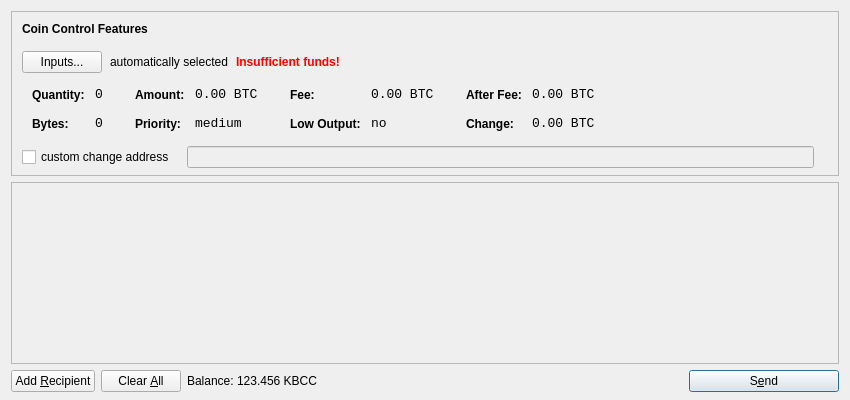
<?xml version="1.0" encoding="UTF-8"?>
<ui version="4.0">
 <class>SendCoinsDialog</class>
 <widget class="QDialog" name="SendCoinsDialog">
  <property name="geometry">
   <rect>
    <x>0</x>
    <y>0</y>
    <width>850</width>
    <height>400</height>
   </rect>
  </property>
  <property name="windowTitle">
   <string>Send Coins</string>
  </property>
  <layout class="QVBoxLayout" name="verticalLayout" stretch="0,1,0">
   <property name="bottomMargin">
    <number>8</number>
   </property>
   <item>
    <widget class="QFrame" name="frameCoinControl">
     <property name="sizePolicy">
      <sizepolicy hsizetype="Expanding" vsizetype="Expanding">
       <horstretch>0</horstretch>
       <verstretch>0</verstretch>
      </sizepolicy>
     </property>
     <property name="maximumSize">
      <size>
       <width>16777215</width>
       <height>16777215</height>
      </size>
     </property>
     <property name="frameShape">
      <enum>QFrame::StyledPanel</enum>
     </property>
     <property name="frameShadow">
      <enum>QFrame::Sunken</enum>
     </property>
     <layout class="QVBoxLayout" name="verticalLayoutCoinControl2">
      <property name="spacing">
       <number>-1</number>
      </property>
      <property name="leftMargin">
       <number>0</number>
      </property>
      <property name="topMargin">
       <number>0</number>
      </property>
      <property name="rightMargin">
       <number>0</number>
      </property>
      <property name="bottomMargin">
       <number>6</number>
      </property>
      <item>
       <layout class="QVBoxLayout" name="verticalLayoutCoinControl" stretch="0,0,0,0,1">
        <property name="spacing">
         <number>0</number>
        </property>
        <property name="leftMargin">
         <number>10</number>
        </property>
        <property name="topMargin">
         <number>10</number>
        </property>
        <item>
         <layout class="QHBoxLayout" name="horizontalLayoutCoinControl1">
          <property name="bottomMargin">
           <number>15</number>
          </property>
          <item>
           <widget class="QLabel" name="labelCoinControlFeatures">
            <property name="sizePolicy">
             <sizepolicy hsizetype="Preferred" vsizetype="Maximum">
              <horstretch>0</horstretch>
              <verstretch>0</verstretch>
             </sizepolicy>
            </property>
            <property name="font">
             <font>
              <weight>75</weight>
              <bold>true</bold>
             </font>
            </property>
            <property name="styleSheet">
             <string notr="true">font-weight:bold;</string>
            </property>
            <property name="text">
             <string>Coin Control Features</string>
            </property>
           </widget>
          </item>
         </layout>
        </item>
        <item>
         <layout class="QHBoxLayout" name="horizontalLayoutCoinControl2" stretch="0,0,0,0">
          <property name="spacing">
           <number>8</number>
          </property>
          <property name="bottomMargin">
           <number>10</number>
          </property>
          <item>
           <widget class="QPushButton" name="pushButtonCoinControl">
            <property name="styleSheet">
             <string notr="true"/>
            </property>
            <property name="text">
             <string>Inputs...</string>
            </property>
           </widget>
          </item>
          <item>
           <widget class="QLabel" name="labelCoinControlAutomaticallySelected">
            <property name="text">
             <string>automatically selected</string>
            </property>
            <property name="margin">
             <number>5</number>
            </property>
           </widget>
          </item>
          <item>
           <widget class="QLabel" name="labelCoinControlInsuffFunds">
            <property name="font">
             <font>
              <weight>75</weight>
              <bold>true</bold>
             </font>
            </property>
            <property name="styleSheet">
             <string notr="true">color:red;font-weight:bold;</string>
            </property>
            <property name="text">
             <string>Insufficient funds!</string>
            </property>
            <property name="margin">
             <number>5</number>
            </property>
           </widget>
          </item>
          <item>
           <spacer name="horizontalSpacerCoinControl">
            <property name="orientation">
             <enum>Qt::Horizontal</enum>
            </property>
            <property name="sizeHint" stdset="0">
             <size>
              <width>40</width>
              <height>1</height>
             </size>
            </property>
           </spacer>
          </item>
         </layout>
        </item>
        <item>
         <widget class="QWidget" name="widgetCoinControl" native="true">
          <property name="sizePolicy">
           <sizepolicy hsizetype="Preferred" vsizetype="Preferred">
            <horstretch>0</horstretch>
            <verstretch>0</verstretch>
           </sizepolicy>
          </property>
          <property name="minimumSize">
           <size>
            <width>0</width>
            <height>0</height>
           </size>
          </property>
          <property name="styleSheet">
           <string notr="true"/>
          </property>
          <layout class="QHBoxLayout" name="horizontalLayoutCoinControl5">
           <property name="margin">
            <number>0</number>
           </property>
           <item>
            <layout class="QHBoxLayout" name="horizontalLayoutCoinControl3" stretch="0,0,0,1">
             <property name="spacing">
              <number>20</number>
             </property>
             <property name="topMargin">
              <number>0</number>
             </property>
             <property name="bottomMargin">
              <number>10</number>
             </property>
             <item>
              <layout class="QFormLayout" name="formLayoutCoinControl1">
               <property name="horizontalSpacing">
                <number>10</number>
               </property>
               <property name="verticalSpacing">
                <number>14</number>
               </property>
               <property name="leftMargin">
                <number>10</number>
               </property>
               <property name="topMargin">
                <number>4</number>
               </property>
               <property name="rightMargin">
                <number>6</number>
               </property>
               <item row="0" column="0">
                <widget class="QLabel" name="labelCoinControlQuantityText">
                 <property name="styleSheet">
                  <string notr="true">font-weight:bold;</string>
                 </property>
                 <property name="text">
                  <string>Quantity:</string>
                 </property>
                 <property name="margin">
                  <number>0</number>
                 </property>
                </widget>
               </item>
               <item row="0" column="1">
                <widget class="QLabel" name="labelCoinControlQuantity">
                 <property name="font">
                  <font>
                   <family>Monospace</family>
                   <pointsize>10</pointsize>
                  </font>
                 </property>
                 <property name="cursor">
                  <cursorShape>IBeamCursor</cursorShape>
                 </property>
                 <property name="contextMenuPolicy">
                  <enum>Qt::ActionsContextMenu</enum>
                 </property>
                 <property name="text">
                  <string notr="true">0</string>
                 </property>
                 <property name="margin">
                  <number>0</number>
                 </property>
                 <property name="textInteractionFlags">
                  <set>Qt::LinksAccessibleByMouse|Qt::TextSelectableByKeyboard|Qt::TextSelectableByMouse</set>
                 </property>
                </widget>
               </item>
               <item row="1" column="0">
                <widget class="QLabel" name="labelCoinControlBytesText">
                 <property name="styleSheet">
                  <string notr="true">font-weight:bold;</string>
                 </property>
                 <property name="text">
                  <string>Bytes:</string>
                 </property>
                </widget>
               </item>
               <item row="1" column="1">
                <widget class="QLabel" name="labelCoinControlBytes">
                 <property name="font">
                  <font>
                   <family>Monospace</family>
                   <pointsize>10</pointsize>
                  </font>
                 </property>
                 <property name="cursor">
                  <cursorShape>IBeamCursor</cursorShape>
                 </property>
                 <property name="contextMenuPolicy">
                  <enum>Qt::ActionsContextMenu</enum>
                 </property>
                 <property name="text">
                  <string notr="true">0</string>
                 </property>
                 <property name="textInteractionFlags">
                  <set>Qt::LinksAccessibleByMouse|Qt::TextSelectableByKeyboard|Qt::TextSelectableByMouse</set>
                 </property>
                </widget>
               </item>
              </layout>
             </item>
             <item>
              <layout class="QFormLayout" name="formLayoutCoinControl2">
               <property name="horizontalSpacing">
                <number>10</number>
               </property>
               <property name="verticalSpacing">
                <number>14</number>
               </property>
               <property name="leftMargin">
                <number>6</number>
               </property>
               <property name="topMargin">
                <number>4</number>
               </property>
               <property name="rightMargin">
                <number>6</number>
               </property>
               <item row="0" column="0">
                <widget class="QLabel" name="labelCoinControlAmountText">
                 <property name="styleSheet">
                  <string notr="true">font-weight:bold;</string>
                 </property>
                 <property name="text">
                  <string>Amount:</string>
                 </property>
                 <property name="margin">
                  <number>0</number>
                 </property>
                </widget>
               </item>
               <item row="0" column="1">
                <widget class="QLabel" name="labelCoinControlAmount">
                 <property name="font">
                  <font>
                   <family>Monospace</family>
                   <pointsize>10</pointsize>
                  </font>
                 </property>
                 <property name="cursor">
                  <cursorShape>IBeamCursor</cursorShape>
                 </property>
                 <property name="contextMenuPolicy">
                  <enum>Qt::ActionsContextMenu</enum>
                 </property>
                 <property name="text">
                  <string notr="true">0.00 BTC</string>
                 </property>
                 <property name="textInteractionFlags">
                  <set>Qt::LinksAccessibleByMouse|Qt::TextSelectableByKeyboard|Qt::TextSelectableByMouse</set>
                 </property>
                </widget>
               </item>
               <item row="1" column="0">
                <widget class="QLabel" name="labelCoinControlPriorityText">
                 <property name="styleSheet">
                  <string notr="true">font-weight:bold;</string>
                 </property>
                 <property name="text">
                  <string>Priority:</string>
                 </property>
                </widget>
               </item>
               <item row="1" column="1">
                <widget class="QLabel" name="labelCoinControlPriority">
                 <property name="font">
                  <font>
                   <family>Monospace</family>
                   <pointsize>10</pointsize>
                  </font>
                 </property>
                 <property name="cursor">
                  <cursorShape>IBeamCursor</cursorShape>
                 </property>
                 <property name="contextMenuPolicy">
                  <enum>Qt::ActionsContextMenu</enum>
                 </property>
                 <property name="text">
                  <string>medium</string>
                 </property>
                 <property name="textInteractionFlags">
                  <set>Qt::LinksAccessibleByMouse|Qt::TextSelectableByKeyboard|Qt::TextSelectableByMouse</set>
                 </property>
                </widget>
               </item>
              </layout>
             </item>
             <item>
              <layout class="QFormLayout" name="formLayoutCoinControl3">
               <property name="horizontalSpacing">
                <number>10</number>
               </property>
               <property name="verticalSpacing">
                <number>14</number>
               </property>
               <property name="leftMargin">
                <number>6</number>
               </property>
               <property name="topMargin">
                <number>4</number>
               </property>
               <property name="rightMargin">
                <number>6</number>
               </property>
               <item row="0" column="0">
                <widget class="QLabel" name="labelCoinControlFeeText">
                 <property name="styleSheet">
                  <string notr="true">font-weight:bold;</string>
                 </property>
                 <property name="text">
                  <string>Fee:</string>
                 </property>
                 <property name="margin">
                  <number>0</number>
                 </property>
                </widget>
               </item>
               <item row="0" column="1">
                <widget class="QLabel" name="labelCoinControlFee">
                 <property name="font">
                  <font>
                   <family>Monospace</family>
                   <pointsize>10</pointsize>
                  </font>
                 </property>
                 <property name="cursor">
                  <cursorShape>IBeamCursor</cursorShape>
                 </property>
                 <property name="contextMenuPolicy">
                  <enum>Qt::ActionsContextMenu</enum>
                 </property>
                 <property name="text">
                  <string notr="true">0.00 BTC</string>
                 </property>
                 <property name="textInteractionFlags">
                  <set>Qt::LinksAccessibleByMouse|Qt::TextSelectableByKeyboard|Qt::TextSelectableByMouse</set>
                 </property>
                </widget>
               </item>
               <item row="1" column="0">
                <widget class="QLabel" name="labelCoinControlLowOutputText">
                 <property name="styleSheet">
                  <string notr="true">font-weight:bold;</string>
                 </property>
                 <property name="text">
                  <string>Low Output:</string>
                 </property>
                </widget>
               </item>
               <item row="1" column="1">
                <widget class="QLabel" name="labelCoinControlLowOutput">
                 <property name="font">
                  <font>
                   <family>Monospace</family>
                   <pointsize>10</pointsize>
                  </font>
                 </property>
                 <property name="cursor">
                  <cursorShape>IBeamCursor</cursorShape>
                 </property>
                 <property name="contextMenuPolicy">
                  <enum>Qt::ActionsContextMenu</enum>
                 </property>
                 <property name="text">
                  <string>no</string>
                 </property>
                 <property name="textInteractionFlags">
                  <set>Qt::LinksAccessibleByMouse|Qt::TextSelectableByKeyboard|Qt::TextSelectableByMouse</set>
                 </property>
                </widget>
               </item>
              </layout>
             </item>
             <item>
              <layout class="QFormLayout" name="formLayoutCoinControl4">
               <property name="horizontalSpacing">
                <number>10</number>
               </property>
               <property name="verticalSpacing">
                <number>14</number>
               </property>
               <property name="leftMargin">
                <number>6</number>
               </property>
               <property name="topMargin">
                <number>4</number>
               </property>
               <property name="rightMargin">
                <number>6</number>
               </property>
               <item row="0" column="0">
                <widget class="QLabel" name="labelCoinControlAfterFeeText">
                 <property name="styleSheet">
                  <string notr="true">font-weight:bold;</string>
                 </property>
                 <property name="text">
                  <string>After Fee:</string>
                 </property>
                 <property name="margin">
                  <number>0</number>
                 </property>
                </widget>
               </item>
               <item row="0" column="1">
                <widget class="QLabel" name="labelCoinControlAfterFee">
                 <property name="font">
                  <font>
                   <family>Monospace</family>
                   <pointsize>10</pointsize>
                  </font>
                 </property>
                 <property name="cursor">
                  <cursorShape>IBeamCursor</cursorShape>
                 </property>
                 <property name="contextMenuPolicy">
                  <enum>Qt::ActionsContextMenu</enum>
                 </property>
                 <property name="text">
                  <string notr="true">0.00 BTC</string>
                 </property>
                 <property name="textInteractionFlags">
                  <set>Qt::LinksAccessibleByMouse|Qt::TextSelectableByKeyboard|Qt::TextSelectableByMouse</set>
                 </property>
                </widget>
               </item>
               <item row="1" column="0">
                <widget class="QLabel" name="labelCoinControlChangeText">
                 <property name="styleSheet">
                  <string notr="true">font-weight:bold;</string>
                 </property>
                 <property name="text">
                  <string>Change:</string>
                 </property>
                </widget>
               </item>
               <item row="1" column="1">
                <widget class="QLabel" name="labelCoinControlChange">
                 <property name="font">
                  <font>
                   <family>Monospace</family>
                   <pointsize>10</pointsize>
                  </font>
                 </property>
                 <property name="cursor">
                  <cursorShape>IBeamCursor</cursorShape>
                 </property>
                 <property name="contextMenuPolicy">
                  <enum>Qt::ActionsContextMenu</enum>
                 </property>
                 <property name="text">
                  <string notr="true">0.00 BTC</string>
                 </property>
                 <property name="textInteractionFlags">
                  <set>Qt::LinksAccessibleByMouse|Qt::TextSelectableByKeyboard|Qt::TextSelectableByMouse</set>
                 </property>
                </widget>
               </item>
              </layout>
             </item>
            </layout>
           </item>
          </layout>
         </widget>
        </item>
        <item>
         <layout class="QHBoxLayout" name="horizontalLayoutCoinControl4" stretch="0,0,0">
          <property name="spacing">
           <number>12</number>
          </property>
          <property name="sizeConstraint">
           <enum>QLayout::SetDefaultConstraint</enum>
          </property>
          <property name="topMargin">
           <number>5</number>
          </property>
          <property name="rightMargin">
           <number>5</number>
          </property>
          <item>
           <widget class="QCheckBox" name="checkBoxCoinControlChange">
            <property name="text">
             <string>custom change address</string>
            </property>
           </widget>
          </item>
          <item>
           <widget class="QLineEdit" name="lineEditCoinControlChange">
            <property name="enabled">
             <bool>false</bool>
            </property>
            <property name="sizePolicy">
             <sizepolicy hsizetype="Expanding" vsizetype="Fixed">
              <horstretch>0</horstretch>
              <verstretch>0</verstretch>
             </sizepolicy>
            </property>
           </widget>
          </item>
          <item>
           <widget class="QLabel" name="labelCoinControlChangeLabel">
            <property name="sizePolicy">
             <sizepolicy hsizetype="Preferred" vsizetype="Expanding">
              <horstretch>0</horstretch>
              <verstretch>0</verstretch>
             </sizepolicy>
            </property>
            <property name="minimumSize">
             <size>
              <width>0</width>
              <height>0</height>
             </size>
            </property>
            <property name="text">
             <string/>
            </property>
            <property name="margin">
             <number>3</number>
            </property>
           </widget>
          </item>
         </layout>
        </item>
        <item>
         <spacer name="verticalSpacerCoinControl">
          <property name="orientation">
           <enum>Qt::Vertical</enum>
          </property>
          <property name="sizeHint" stdset="0">
           <size>
            <width>800</width>
            <height>1</height>
           </size>
          </property>
         </spacer>
        </item>
       </layout>
      </item>
     </layout>
    </widget>
   </item>
   <item>
    <widget class="QScrollArea" name="scrollArea">
     <property name="widgetResizable">
      <bool>true</bool>
     </property>
     <widget class="QWidget" name="scrollAreaWidgetContents">
      <property name="geometry">
       <rect>
        <x>0</x>
        <y>0</y>
        <width>830</width>
        <height>165</height>
       </rect>
      </property>
      <layout class="QVBoxLayout" name="verticalLayout_2">
       <property name="margin">
        <number>0</number>
       </property>
       <item>
        <layout class="QVBoxLayout" name="entries">
         <property name="spacing">
          <number>6</number>
         </property>
        </layout>
       </item>
       <item>
        <spacer name="verticalSpacer">
         <property name="orientation">
          <enum>Qt::Vertical</enum>
         </property>
         <property name="sizeHint" stdset="0">
          <size>
           <width>20</width>
           <height>40</height>
          </size>
         </property>
        </spacer>
       </item>
      </layout>
     </widget>
    </widget>
   </item>
   <item>
    <layout class="QHBoxLayout" name="horizontalLayout">
     <item>
      <widget class="QPushButton" name="addButton">
       <property name="toolTip">
        <string>Send to multiple recipients at once</string>
       </property>
       <property name="text">
        <string>Add &amp;Recipient</string>
       </property>
       <property name="icon">
        <iconset resource="../bitcoin.qrc">
         <normaloff>:/icons/add</normaloff>:/icons/add</iconset>
       </property>
       <property name="autoDefault">
        <bool>false</bool>
       </property>
      </widget>
     </item>
     <item>
      <widget class="QPushButton" name="clearButton">
       <property name="sizePolicy">
        <sizepolicy hsizetype="Minimum" vsizetype="Fixed">
         <horstretch>0</horstretch>
         <verstretch>0</verstretch>
        </sizepolicy>
       </property>
       <property name="toolTip">
        <string>Remove all transaction fields</string>
       </property>
       <property name="text">
        <string>Clear &amp;All</string>
       </property>
       <property name="icon">
        <iconset resource="../bitcoin.qrc">
         <normaloff>:/icons/remove</normaloff>:/icons/remove</iconset>
       </property>
       <property name="autoRepeatDelay">
        <number>300</number>
       </property>
       <property name="autoDefault">
        <bool>false</bool>
       </property>
      </widget>
     </item>
     <item>
      <layout class="QHBoxLayout" name="horizontalLayout_2">
       <property name="spacing">
        <number>3</number>
       </property>
       <item>
        <widget class="QLabel" name="label">
         <property name="text">
          <string>Balance:</string>
         </property>
        </widget>
       </item>
       <item>
        <widget class="QLabel" name="labelBalance">
         <property name="cursor">
          <cursorShape>IBeamCursor</cursorShape>
         </property>
         <property name="text">
          <string>123.456 KBCC</string>
         </property>
         <property name="textInteractionFlags">
          <set>Qt::LinksAccessibleByMouse|Qt::TextSelectableByKeyboard|Qt::TextSelectableByMouse</set>
         </property>
        </widget>
       </item>
      </layout>
     </item>
     <item>
      <spacer name="horizontalSpacer">
       <property name="orientation">
        <enum>Qt::Horizontal</enum>
       </property>
       <property name="sizeHint" stdset="0">
        <size>
         <width>40</width>
         <height>20</height>
        </size>
       </property>
      </spacer>
     </item>
     <item>
      <widget class="QPushButton" name="sendButton">
       <property name="minimumSize">
        <size>
         <width>150</width>
         <height>0</height>
        </size>
       </property>
       <property name="toolTip">
        <string>Confirm the send action</string>
       </property>
       <property name="text">
        <string>S&amp;end</string>
       </property>
       <property name="icon">
        <iconset resource="../bitcoin.qrc">
         <normaloff>:/icons/send</normaloff>:/icons/send</iconset>
       </property>
       <property name="default">
        <bool>true</bool>
       </property>
      </widget>
     </item>
    </layout>
   </item>
  </layout>
 </widget>
 <resources>
  <include location="../bitcoin.qrc"/>
 </resources>
 <connections/>
</ui>
